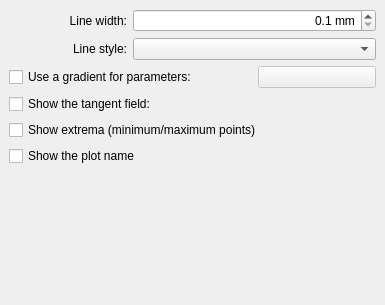
<?xml version="1.0" encoding="UTF-8"?>
<ui version="4.0">
 <class>PlotStyleWidget</class>
 <widget class="QWidget" name="PlotStyleWidget">
  <property name="geometry">
   <rect>
    <x>0</x>
    <y>0</y>
    <width>385</width>
    <height>305</height>
   </rect>
  </property>
  <property name="windowTitle">
   <string>Plot Style</string>
  </property>
  <layout class="QGridLayout">
   <property name="margin">
    <number>9</number>
   </property>
   <property name="spacing">
    <number>6</number>
   </property>
   <item row="5" column="0" colspan="3">
    <widget class="QCheckBox" name="showPlotName">
     <property name="text">
      <string>Show the plot name</string>
     </property>
    </widget>
   </item>
   <item row="4" column="0" colspan="3">
    <widget class="QCheckBox" name="showExtrema">
     <property name="text">
      <string>Show extrema (minimum/maximum points)</string>
     </property>
    </widget>
   </item>
   <item row="6" column="0">
    <spacer>
     <property name="orientation">
      <enum>Qt::Vertical</enum>
     </property>
     <property name="sizeHint" stdset="0">
      <size>
       <width>106</width>
       <height>61</height>
      </size>
     </property>
    </spacer>
   </item>
   <item row="3" column="0" colspan="3">
    <widget class="QCheckBox" name="showTangentField">
     <property name="text">
      <string>Show the tangent field:</string>
     </property>
    </widget>
   </item>
   <item row="2" column="2">
    <widget class="KGradientButton" name="gradientButton">
     <property name="enabled">
      <bool>false</bool>
     </property>
    </widget>
   </item>
   <item row="2" column="0" colspan="2">
    <widget class="QCheckBox" name="useGradient">
     <property name="text">
      <string>Use a gradient for parameters:</string>
     </property>
    </widget>
   </item>
   <item row="1" column="0">
    <widget class="QLabel" name="label_2">
     <property name="text">
      <string>Line style:</string>
     </property>
     <property name="alignment">
      <set>Qt::AlignRight|Qt::AlignTrailing|Qt::AlignVCenter</set>
     </property>
    </widget>
   </item>
   <item row="1" column="1" colspan="2">
    <widget class="KComboBox" name="lineStyle"/>
   </item>
   <item row="0" column="0">
    <widget class="QLabel" name="label">
     <property name="text">
      <string>Line width:</string>
     </property>
     <property name="alignment">
      <set>Qt::AlignRight|Qt::AlignTrailing|Qt::AlignVCenter</set>
     </property>
     <property name="buddy">
      <cstring>lineStyle</cstring>
     </property>
    </widget>
   </item>
   <item row="0" column="1" colspan="2">
    <widget class="QDoubleSpinBox" name="lineWidth">
     <property name="alignment">
      <set>Qt::AlignRight</set>
     </property>
     <property name="suffix">
      <string> mm</string>
     </property>
     <property name="decimals">
      <number>1</number>
     </property>
     <property name="minimum">
      <double>0.100000000000000</double>
     </property>
     <property name="singleStep">
      <double>0.100000000000000</double>
     </property>
    </widget>
   </item>
  </layout>
 </widget>
 <customwidgets>
  <customwidget>
   <class>KComboBox</class>
   <extends>QComboBox</extends>
   <header>kcombobox.h</header>
  </customwidget>
  <customwidget>
   <class>KGradientButton</class>
   <extends>QPushButton</extends>
   <header>kgradientdialog.h</header>
  </customwidget>
 </customwidgets>
 <tabstops>
  <tabstop>lineStyle</tabstop>
  <tabstop>lineWidth</tabstop>
 </tabstops>
 <resources/>
 <connections>
  <connection>
   <sender>useGradient</sender>
   <signal>toggled(bool)</signal>
   <receiver>gradientButton</receiver>
   <slot>setEnabled(bool)</slot>
   <hints>
    <hint type="sourcelabel">
     <x>177</x>
     <y>91</y>
    </hint>
    <hint type="destinationlabel">
     <x>323</x>
     <y>94</y>
    </hint>
   </hints>
  </connection>
 </connections>
</ui>
